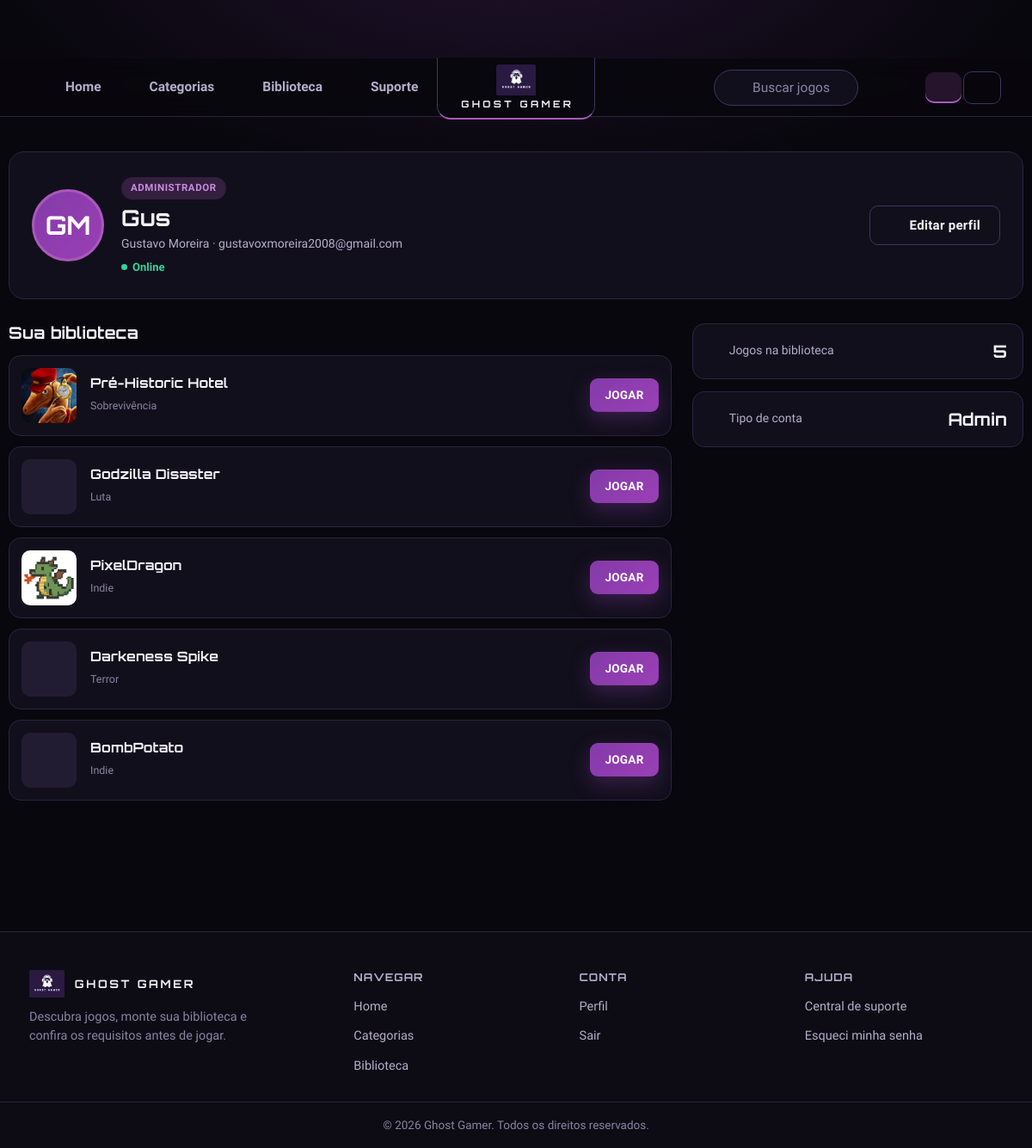
The page /PAGINAS/perfil.php (signed in) on the database its author committed.
### tables this page shows
CREATE TABLE `clientes` (
  `id_cliente` int(11) NOT NULL,
  `cli_nome` varchar(110) DEFAULT NULL,
  `email` varchar(110) DEFAULT NULL,
  `nickname` varchar(110) DEFAULT NULL,
  `foto` varchar(255) DEFAULT NULL,
  `senha` varchar(255) DEFAULT NULL,
  `administrador` enum('usuario','admin') NOT NULL DEFAULT 'usuario',
  `token_lembrar` varchar(64) DEFAULT NULL,
  `token_lembrar_expira` datetime DEFAULT NULL,
  `token_recuperacao` varchar(6) DEFAULT NULL,
  `token_expira` datetime DEFAULT NULL,
  `tentativas_login` tinyint(3) UNSIGNED NOT NULL DEFAULT 0,
  `bloqueado_ate` datetime DEFAULT NULL
);

CREATE TABLE `biblioteca` (
  `id_biblioteca` int(11) NOT NULL,
  `id_cliente` int(11) NOT NULL,
  `id_jogo` int(11) NOT NULL,
  `data_adicionado` timestamp NOT NULL DEFAULT current_timestamp()
);

CREATE TABLE `jogo` (
  `id_jogo` int(11) NOT NULL,
  `titulo` varchar(100) NOT NULL,
  `foto` varchar(255) DEFAULT NULL,
  `empresa_email` varchar(110) DEFAULT NULL,
  `genero` varchar(110) DEFAULT NULL,
  `nucleos` int(10) UNSIGNED DEFAULT NULL,
  `threads` int(10) UNSIGNED DEFAULT NULL,
  `frequencia` decimal(10,0) DEFAULT NULL,
  `ram_gb` int(10) UNSIGNED DEFAULT NULL,
  `vram_gb` int(10) UNSIGNED DEFAULT NULL,
  `armazenamento` int(10) UNSIGNED DEFAULT NULL,
  `arquivo_jogo` varchar(255) DEFAULT NULL,
  `arquivo_nome_original` varchar(255) DEFAULT NULL,
  `arquivo_tamanho_bytes` bigint(20) UNSIGNED DEFAULT NULL,
  `downloads` int(10) UNSIGNED NOT NULL DEFAULT 0
);

### PAGINAS/parciais/bootstrap.php (called while the page is built, shortened)
<?php
require_once __DIR__ . "/../../XAMP/conexao.php";
require_once __DIR__ . "/icones.php";
$logado  = isset($_SESSION["id"]);
if ($logado) {
    $usuarioLogado = [
        "id"       => $_SESSION["id"],
        "nome"     => $_SESSION["nome"] ?? "",
        "nickname" => $_SESSION["nickname"] ?? "",
        "foto"     => $_SESSION["foto"] ?? null,
        "email"    => $_SESSION["email"] ?? "",
    ];
}
function urlFotoPerfil(?string $foto, string $base = ""): ?string
{
    if (empty($foto)) {
        return null;
    }
    return $base . $foto;
}
function iniciaisNome(string $nome): string
{
    $nome = trim($nome);
    $partes = preg_split('/\s+/', $nome);
    $iniciais = mb_substr($partes[0], 0, 1);
    if (count($partes) > 1) {
        $iniciais .= mb_substr(end($partes), 0, 1);
    }
    return mb_strtoupper($iniciais);
}

### XAMP/conexao.php (called while the page is built, shortened)
<?php
function conectarBanco(): PDO
{
    static $pdo = null;
    if ($pdo instanceof PDO) {
        return $pdo;
    }
    $dsn = "mysql:host=" . DB_HOST . ";dbname=" . DB_NOME . ";charset=" . DB_CHARSET;
    try {
        $pdo = new PDO($dsn, DB_USUARIO, DB_SENHA, [
            PDO::ATTR_ERRMODE            => PDO::ERRMODE_EXCEPTION,
            PDO::ATTR_DEFAULT_FETCH_MODE => PDO::FETCH_ASSOC,
            PDO::ATTR_EMULATE_PREPARES   => false,
            PDO::ATTR_PERSISTENT         => true,
        ]);
    } catch (PDOException $e) {
        http_response_code(500);
        die("Não foi possível conectar ao banco de dados. Verifique se o MySQL está rodando e se o banco 'ghost_gamer' existe.");
    }
    return $pdo;
}

### PAGINAS/perfil.php (the view, shortened to what this page needs)
<?php
require_once __DIR__ . "/parciais/bootstrap.php";
$stmt = conectarBanco()->prepare("SELECT * FROM clientes WHERE id_cliente = :id");
$stmt->execute(["id" => $usuarioLogado["id"]]);
$cliente = $stmt->fetch();
$stmtBiblioteca = conectarBanco()->prepare(
    "SELECT jogo.id_jogo, jogo.titulo, jogo.foto, jogo.genero, biblioteca.data_adicionado
     FROM biblioteca
     INNER JOIN jogo ON jogo.id_jogo = biblioteca.id_jogo
     WHERE biblioteca.id_cliente = :id
     ORDER BY biblioteca.data_adicionado DESC"
);
$stmtBiblioteca->execute(["id" => $cliente["id_cliente"]]);
$jogosBiblioteca = $stmtBiblioteca->fetchAll();
$totalJogos = count($jogosBiblioteca);
?>
<!DOCTYPE html>
<html lang="pt-br">
<head>
    <link rel="stylesheet" href="../ASSETS/CSS/global.css">
    <link rel="stylesheet" href="../ASSETS/CSS/perfil.css">
</head>
<body>
    <?php $usuarioLogado["foto"] = $cliente["foto"]; include __DIR__ . "/parciais/nav.php"; ?>
    <main class="container perfil-page">
        <section class="perfil-header panel">
            <div class="perfil-header-info">
                <div class="perfil-avatar-wrap">
                    <?php if ($fotoPerfil): ?>
                        <img src="<?= htmlspecialchars($fotoPerfil) ?>" class="perfil-avatar" alt="Foto de perfil" id="previewAvatarAtual">
                    <?php else: ?>
                        <div class="perfil-avatar perfil-avatar--iniciais" id="previewAvatarAtual"><?= htmlspecialchars(iniciaisNome($cliente["cli_nome"])) ?></div>
                    <?php endif; ?>
                </div>
                <div>
                    <span class="badge <?= $cliente["administrador"] === "admin" ? "badge-admin" : "badge-usuario" ?>">
                        <?= $cliente["administrador"] === "admin" ? "Administrador" : "Jogador" ?>
                    </span>
                    <h1 id="nomeExibido"><?= htmlspecialchars($cliente["nickname"] ?: $cliente["cli_nome"]) ?></h1>
                    <p class="perfil-subtitulo"><?= htmlspecialchars($cliente["cli_nome"]) ?> · <?= htmlspecialchars($cliente["email"]) ?></p>
                    <p class="status"><span class="ponto-online"></span> Online</p>
                </div>
            </div>
            <button class="btn btn-outline" id="btnAbrirEdicao"><?= icone('editar', 16) ?> Editar perfil</button>
        </section>
        <div class="perfil-content">
            <div class="activity">
                <div class="activity-header">
                    <h3>Sua biblioteca</h3>
                </div>
                <?php if ($totalJogos === 0): ?>
                    <div class="panel perfil-vazio">
                        <p>Você ainda não tem jogos na biblioteca.</p>
                        <a href="biblioteca.php" class="btn btn-primary">Explorar jogos</a>
                    </div>
                <?php else: ?>
                    <?php foreach ($jogosBiblioteca as $jogo): ?>
                        <div class="activity-card">
                            <div class="game-thumb"
                                <?php if ($jogo["foto"]): ?>
                                    style="background-image:url('<?= htmlspecialchars($base . $jogo["foto"]) ?>')"
                                <?php endif; ?>
                            ></div>
                            <div class="activity-info">
                                <h4><?= htmlspecialchars($jogo["titulo"]) ?></h4>
                                <span class="activity-genero"><?= htmlspecialchars($jogo["genero"] ?: "Sem gênero") ?></span>
                            </div>
                            <a href="telaJogo.php?id=<?= (int) $jogo["id_jogo"] ?>" class="btn btn-primary btn-sm">JOGAR</a>
                        </div>
                    <?php endforeach; ?>
                <?php endif; ?>
            </div>
            <div class="profile-side">
                <div class="side-box">
                    <p><?= icone('biblioteca', 16) ?> Jogos na biblioteca</p>
                    <span><?= $totalJogos ?></span>
                </div>
                <div class="side-box">
                    <p><?= icone('escudo-check', 16) ?> Tipo de conta</p>
                    <span><?= $cliente["administrador"] === "admin" ? "Admin" : "Usuário" ?></span>
                </div>
            </div>
        </div>
    </main>
    <?php include __DIR__ . "/parciais/footer.php"; ?>
</body>
</html>

### ASSETS/CSS/global.css (style rules this page uses)
:root { --gg-bg: #08070d; --gg-bg-elevado: #0d0b14; --gg-card: #120f1c; --gg-card-2: #191526; --gg-card-3: #221c33; --gg-borda: #2a2440; --gg-borda-forte: #3d3560; --gg-roxo: #ab58bc; --gg-roxo-esc: #843ba9; --gg-roxo-prof: #86269e; --gg-roxo-vivo: #b653cd; --gg-roxo-btn: #9a3fb5; --gg-roxo-claro: #c98be0; --gg-texto: #f4f2f9; --gg-texto-2: #b4aeca; --gg-texto-3: #8a84a3; --gg-ok: #34d399; --gg-erro: #f87171; --gg-aviso: #fbbf24; --gg-fonte-titulo: 'Orbitron', 'Segoe UI', 'Trebuchet MS', sans-serif; --gg-fonte: 'Rajdhani', 'Segoe UI', Arial, sans-serif; --gg-raio: 14px; --gg-raio-sm: 10px; --gg-raio-lg: 18px; --gg-sombra: 0 12px 32px rgba(0, 0, 0, 0.45); --gg-capa-fundo: linear-gradient(160deg, #2a1740 0%, #0d0a16 100%); --gg-altura-header: 68px; --bg-0: var(--gg-bg); --bg-1: var(--gg-card); --bg-2: var(--gg-card-2); --bg-3: var(--gg-card-3); --border: var(--gg-borda); --accent: var(--gg-roxo); --accent-2: var(--gg-roxo-claro); --accent-grad: linear-gradient(135deg, var(--gg-roxo-esc), var(--gg-roxo-btn)); --danger: var(--gg-erro); --success: var(--gg-ok); --text-0: var(--gg-texto); --text-1: var(--gg-texto-2); --text-2: var(--gg-texto-3); --radius-sm: var(--gg-raio-sm); --radius: var(--gg-raio); --radius-lg: var(--gg-raio-lg); --shadow-glow: 0 16px 36px rgba(0, 0, 0, 0.5), 0 0 0 1px rgba(171, 88, 188, 0.3); --topbar-h: var(--gg-altura-header); --sidebar-w: 300px; --font-display: var(--gg-fonte-titulo); --font-body: var(--gg-fonte); }
* { margin: 0; padding: 0; box-sizing: border-box; }
html { scroll-behavior: smooth; -webkit-text-size-adjust: 100%; }
body { font-family: var(--font-body); font-size: 17px; font-weight: 500; background: radial-gradient(900px 420px at 50% -80px, rgba(132, 59, 169, 0.20), transparent 70%), var(--bg-0); color: var(--text-0); min-height: 100vh; padding-top: var(--topbar-h); line-height: 1.55; }
a { text-decoration: none; color: inherit; }
h1, h2, h3, h4 { font-family: var(--font-display); letter-spacing: 0.01em; line-height: 1.2; }
.container { max-width: 1180px; margin: 0 auto; padding: 0 24px; }
.ponto-online { width: 7px; height: 7px; border-radius: 50%; background: var(--success); flex-shrink: 0; display: inline-block; }
.btn { display: inline-flex; align-items: center; justify-content: center; gap: 8px; min-height: 46px; padding: 12px 22px; border-radius: var(--radius-sm); border: 1px solid var(--gg-borda-forte); background: var(--bg-2); color: var(--text-0); font-family: var(--font-body); font-weight: 700; font-size: 15px; letter-spacing: 0.3px; cursor: pointer; transition: 0.2s; }
.btn-primary { color: #fff; background: var(--accent-grad); border-color: transparent; box-shadow: 0 8px 22px rgba(132, 59, 169, 0.35); }
.btn-outline { background: transparent; border: 1px solid var(--gg-borda-forte); color: var(--text-0); }
.btn-sm { min-height: 38px; padding: 8px 16px; font-size: 13.5px; border-radius: 9px; }
.panel { background: var(--bg-1); border: 1px solid var(--border); border-radius: var(--radius-lg); padding: 26px; }
.badge { display: inline-flex; align-items: center; gap: 6px; padding: 4px 11px; border-radius: 999px; font-size: 11.5px; font-weight: 700; letter-spacing: 0.05em; text-transform: uppercase; color: #fff; background: var(--gg-roxo-esc); }
.badge-admin { background: rgba(171, 88, 188, 0.22); color: var(--gg-roxo-claro); }

### rows shown on the page
clientes: cli_nome "GM", nickname "Gus", cli_nome "Gustavo Moreira", email "gustavoxmoreira2008@gmail.com"
biblioteca: id_jogo.foto (picture), id_jogo.titulo "Pré-Historic Hotel", id_jogo.genero "Sobrevivência"
biblioteca: id_jogo.titulo "Godzilla Disaster", id_jogo.genero "Luta"
biblioteca: id_jogo.foto (picture), id_jogo.titulo "PixelDragon", id_jogo.genero "Indie"
biblioteca: id_jogo.titulo "Darkeness Spike", id_jogo.genero "Terror"
biblioteca: id_jogo.titulo "BombPotato", id_jogo.genero "Indie"

### other values the page prints
$totalJogos "5"
